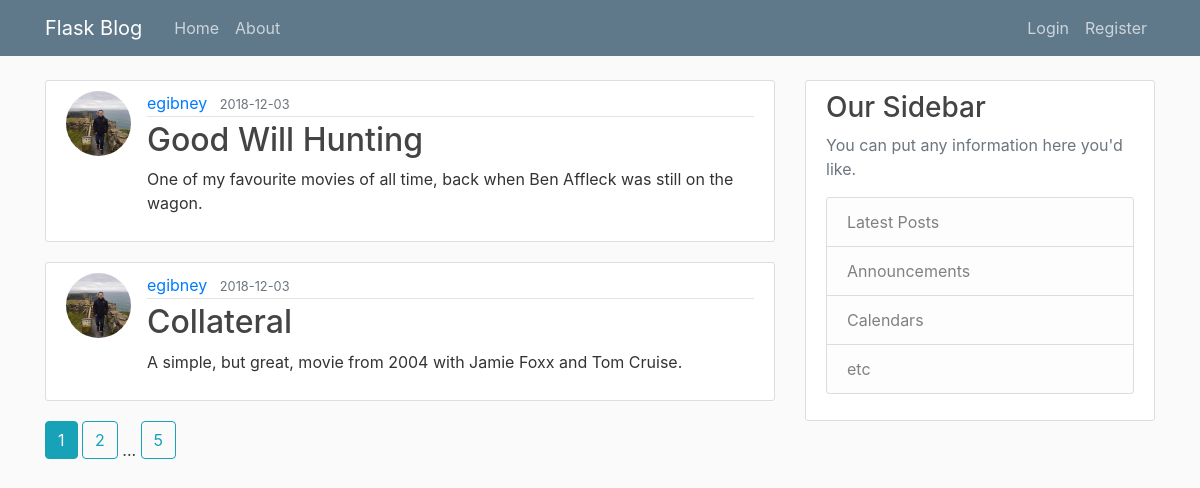
Page /home on the earlier database version.
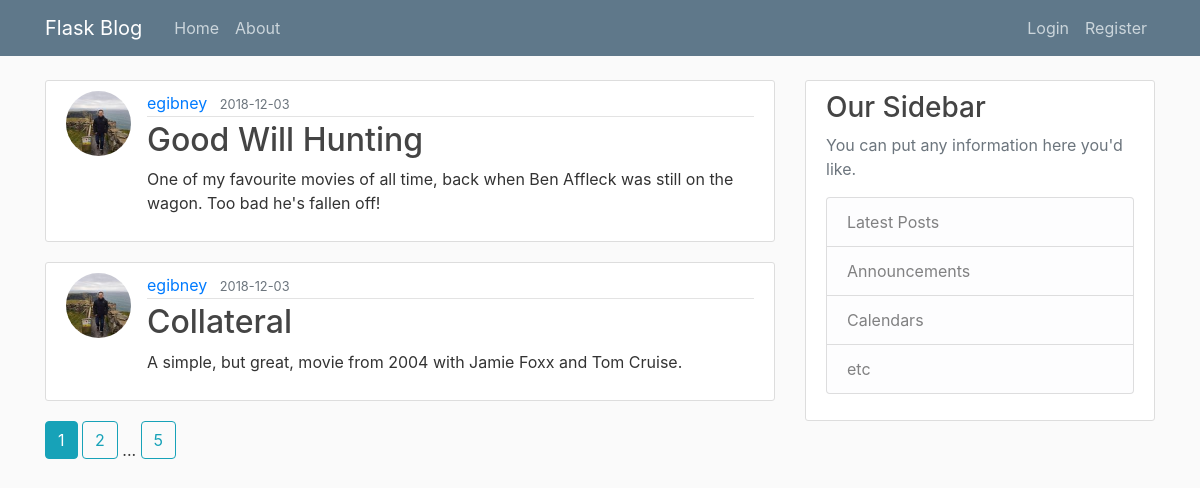
Same page on the later database version.
### flaskblog/models.py (models this page shows, shortened)
class Post(db.Model):
    id = db.Column(db.Integer, primary_key=True)
    title = db.Column(db.String(100), nullable=False)
    date_posted = db.Column(db.DateTime, nullable=False, default=datetime.utcnow)
    content = db.Column(db.Text, nullable=False)
    user_id = db.Column(db.Integer, db.ForeignKey('user.id'), nullable=False)

class User(db.Model, UserMixin):
    id = db.Column(db.Integer, primary_key=True)
    username = db.Column(db.String(20), unique=True, nullable=False)
    email = db.Column(db.String(120), unique=True, nullable=False)
    image_file = db.Column(db.String(20), nullable=False, default='default.jpg')
    password = db.Column(db.String(60), nullable=False)
    posts = db.relationship('Post', backref='author', lazy=True)

### flaskblog/main/routes.py (the view)
@main.route("/")
@main.route("/home")
def home():
    page = request.args.get('page',1, type=int)
    posts = Post.query.order_by(Post.date_posted.desc()).paginate(page=page, per_page=2)
    return render_template('home.html', posts=posts)

### flaskblog/templates/home.html
{% extends "layout.html" %}
{% block content %}
  {% for post in posts.items %}
    <article class="media content-section">
      <img class="rounded-circle article-img" src="{{ url_for('static', filename='profile_pics/' + post.author.image_file) }}">
      <div class="media-body">
        <div class="article-metadata">
          <a class="mr-2" href="{{ url_for('users.user_posts',username=post.author.username) }}">{{ post.author.username }}</a>
          <small class="text-muted">{{ post.date_posted.strftime('%Y-%m-%d') }}</small>
        </div>
        <h2><a class="article-title" href="{{ url_for('posts.post', post_id=post.id) }}">{{ post.title }}</a></h2>
        <p class="article-content">{{ post.content }}</p>
      </div>
    </article>
  {% endfor %}
  {% for page_num in posts.iter_pages(left_edge=1, right_edge=1, left_current=1, right_current=2) %}
    {% if page_num %}
      {% if posts.page == page_num %}
        <a class="btn btn-info mb-4" href="{{ url_for('main.home', page=page_num) }}">{{ page_num }}</a>
      {% else %}
        <a class="btn btn-outline-info mb-4" href="{{ url_for('main.home', page=page_num) }}">{{ page_num }}</a>
      {% endif %}
    {% else %}
        ...
    {% endif %}
  {% endfor %}
{% endblock %}

Differences in the rows shown:
changed Post "Good Will Hunting": content "One of my favourite movies of all time, back when Ben Affleck was still on the wagon." → "One of my favourite movies of all time, back when Ben Affleck was still on the wagon. Too bad he's fallen off!"
